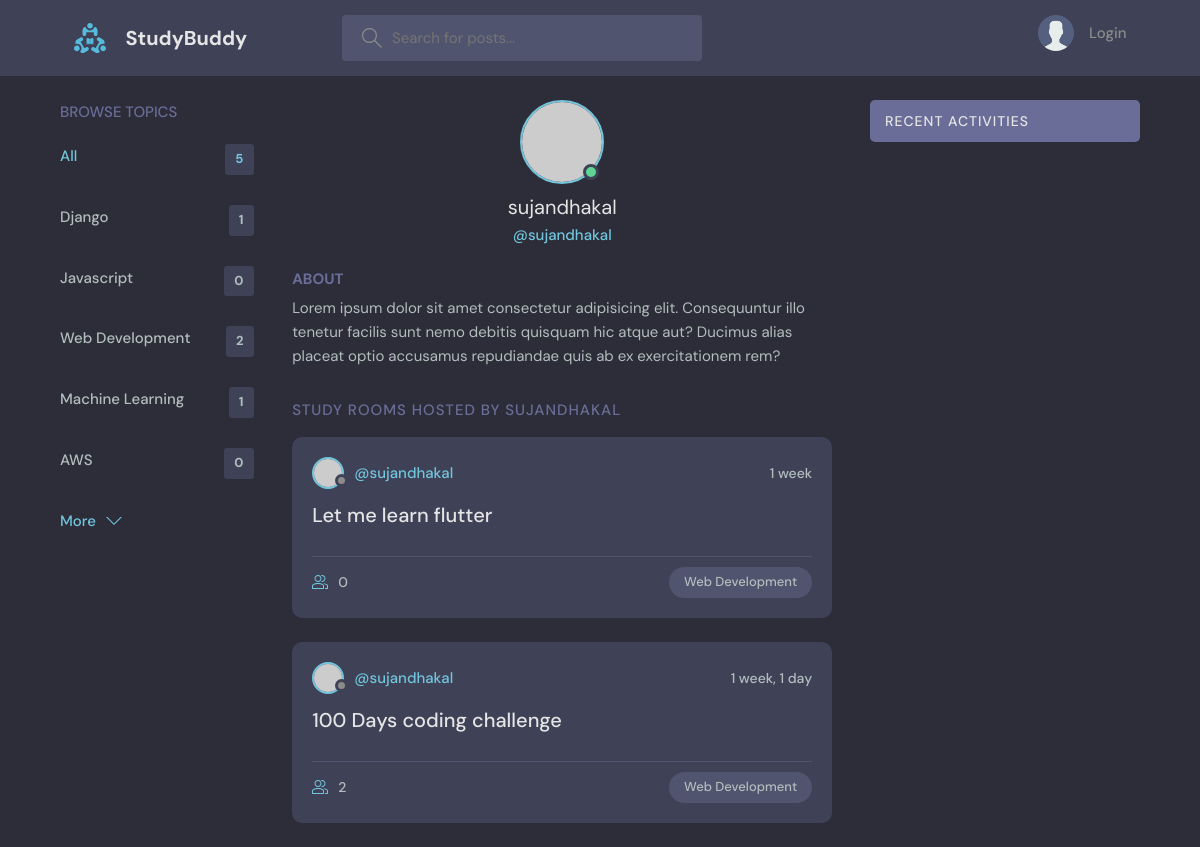
Before: /userProfile/1 with the older database file.
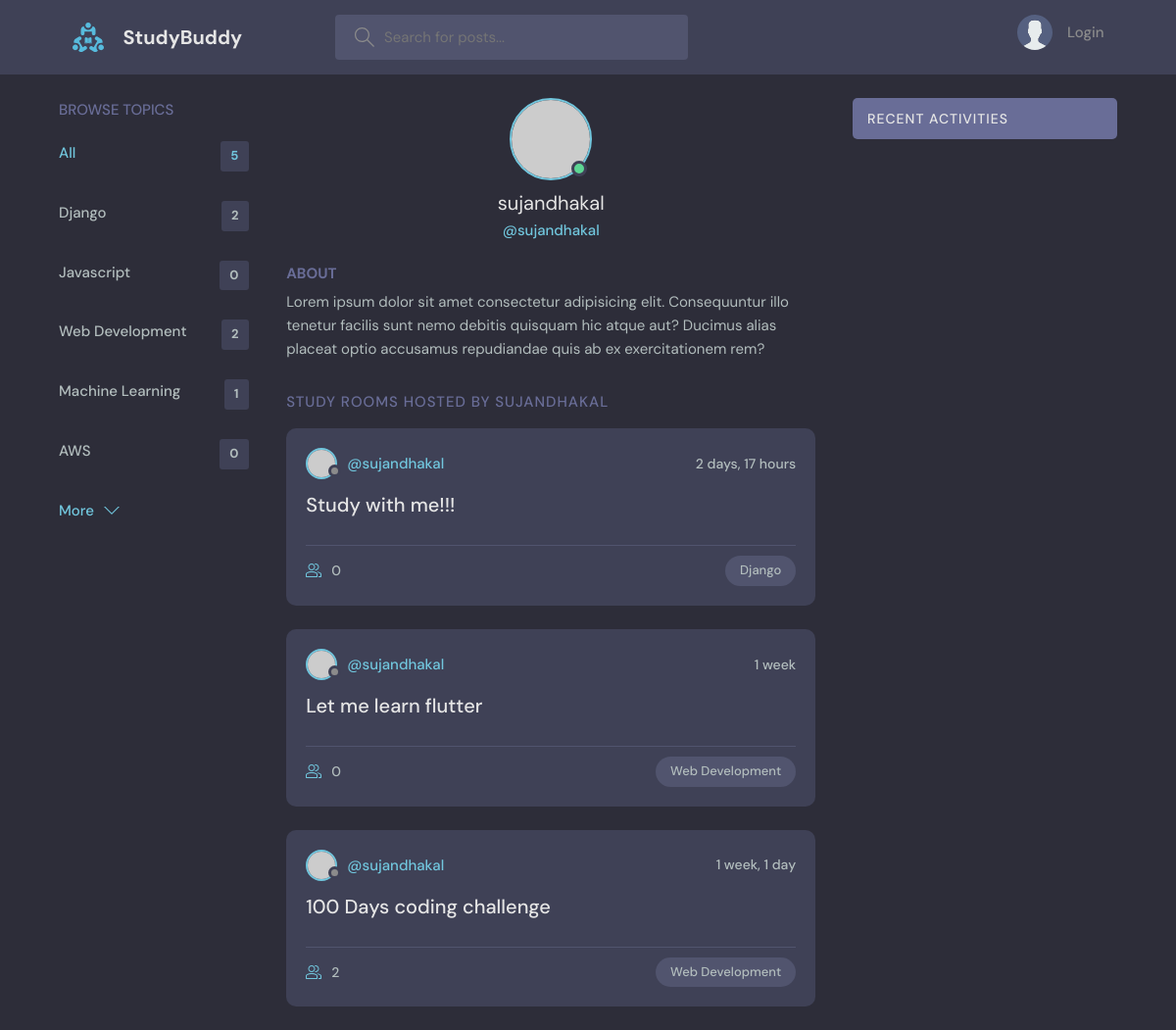
After: the same page with the newer database file.
### base/models.py (models this page shows, shortened)
class Topic(models.Model):
    name = models.CharField(max_length= 200)

class Room(models.Model):
    host = models.ForeignKey(User , on_delete= models.SET_NULL , null= True)
    topic = models.ForeignKey(Topic , on_delete= models.SET_NULL , null= True)
    name = models.CharField(max_length=200)
    description = models.TextField(null= True , blank= True)
    participants = models.ManyToManyField(User , related_name='participants' , blank= True)
    updated = models.DateTimeField(auto_now= True)
    created = models.DateTimeField(auto_now_add= True)
    class Meta:
        ordering = ['-updated' , '-created']

### base/views.py (the view)
# urls.py: path('userProfile/<str:pk>' , views.userProfile , name= 'userProfile'),
def userProfile(request , pk):
    user = User.objects.get(id = pk)
    rooms = user.room_set.all()
    activityMessage = user.message_set.all()
    topics= Topic.objects.all()
    context= {'user' : user , 'rooms' : rooms , 'activityMessage' : activityMessage , 'topics':topics}
    return render(request, 'base/profile.html' , context)

### base/templates/base/profile.html (shortened to what this page needs)
{% extends 'main.html' %}
{% block content %}
  <main class="profile-page layout layout--3">
    <div class="container">
      {% include 'base/topic-component.html' %}
      <div class="roomList">
        <div class="profile">
          <div class="profile__avatar">
            <div class="avatar avatar--large active">
              <img src="https://randomuser.me/api/portraits/men/11.jpg" />
            </div>
          </div>
          <div class="profile__info">
            <h3>{{user.username}}</h3>
            <p>@{{user.username}}</p>
          </div>
          <div class="profile__about">
            <h3>About</h3>
            <p>
              Lorem ipsum dolor sit amet consectetur adipisicing elit. Consequuntur illo tenetur
              facilis sunt nemo debitis quisquam hic atque aut? Ducimus alias placeat optio
              accusamus repudiandae quis ab ex exercitationem rem?
            </p>
          </div>
        </div>
        <div class="roomList__header">
          <div>
            <h2>Study Rooms Hosted by {{user.username}}</a>
            </h2>
          </div>
        </div>
        {% include 'base/feed-component.html' %}
      </div>
      <div class="activities">
        <div class="activities__header">
          <h2>Recent Activities</h2>
        </div>
      </div>
    </div>
  </main>
  {% endblock content %}

### base/templates/base/topic-component.html
<div class="topics">
  <div class="topics__header">
    <h2>Browse Topics</h2>
  </div>
  <ul class="topics__list">
    <li>
      <a href="{% url 'home' %}" class="active"
        >All <span>{{topics.count}}</span></a
      >
    </li>
    {% for topic in topics %}
    <li>
      <a href="{% url 'home'%}?q={{topic.name}}"
        >{{topic.name}} <span>{{topic.room_set.all.count}}</span></a
      >
    </li>
    {% endfor %}
  </ul>
  <a class="btn btn--link" href="topics.html">
    More
    <svg
      version="1.1"
      xmlns="http://www.w3.org/2000/svg"
      width="32"
      height="32"
      viewBox="0 0 32 32"
    >
      <title>chevron-down</title>
      <path d="M16 21l-13-13h-3l16 16 16-16h-3l-13 13z"></path>
    </svg>
  </a>
</div>

### base/templates/base/feed-component.html (shortened to what this page needs)
{% for room in rooms %}
<div class="roomListRoom">
  <div class="roomListRoom__header">
    <a href="{% url 'userProfile' room.host.id %}" class="roomListRoom__author">
      <div class="avatar avatar--small">
        <img src="https://randomuser.me/api/portraits/women/11.jpg" />
      </div>
      <span>@{{room.host.username }}</span>
    </a>
    <div class="roomListRoom__actions">
      <span>{{room.created|timesince}}</span>
    </div>
  </div>
  <div class="roomListRoom__content">
    <a href="{% url 'room' room.id %}">{{room.name}}</a>
  </div>
  <div class="roomListRoom__meta">
    <a href="{% url 'room' room.id %}" class="roomListRoom__joined">
      {{room.participants.all.count}}
    </a>
    <p class="roomListRoom__topic">{{room.topic.name}}</p>
  </div>
</div>
{% endfor %}

Changed rows visible on the page:
computed for Topic "Django": room_set.all.count "1" → "2"
added Room: host.username "sujandhakal", created "2 days, 17 hours", name "Study with me!!!", participants.all.count "0", topic.name "Django"
